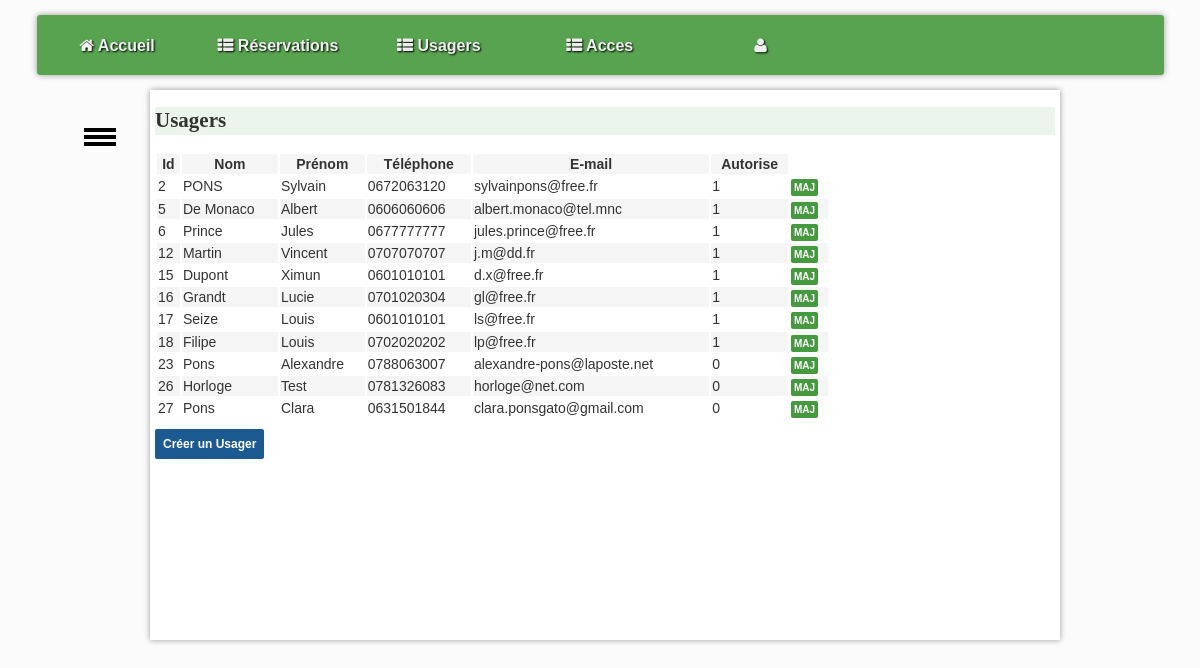
Screenshot of /controleur/?action=usagers with the database file from the repository.
### tables this page shows
CREATE TABLE `usager` (
  `id` int NOT NULL,
  `nom` varchar(255) NOT NULL,
  `prenom` varchar(255) NOT NULL,
  `telephone` varchar(20) DEFAULT NULL,
  `email` varchar(255) DEFAULT NULL,
  `autorise` tinyint(1) NOT NULL
);

### controleur/usagersControleur.php (called while the page is built, shortened)
<?php
include_once 'modele/usagersModel.php';
$usagers = getUsager();
include_once 'vue/partials/entete.html.php';
include_once 'vue/usager/index.html.php';

### index.php (called while the page is built, shortened)
<?php
$action = isset($_GET['action']) ? $_GET['action'] : 'defaut';
$controleur = principalControleur($action);
include "controleur/$controleur";

### modele/usagersModel.php (called while the page is built, shortened)
<?php
function getUsager()
{
    try {
        $cnx = connexionPDO();
        $sql = "
            SELECT *
            FROM usager
        ";
        $req = $cnx->prepare($sql);
        $req->execute();
        $usagers = $req->fetchAll(PDO::FETCH_ASSOC);
        return $usagers;
    } catch (PDOException $e) {
        print "Erreur !: " . $e->getMessage();
        die();
    }
}

### vue/usager/index.html.php (the view, shortened to what this page needs)
<!DOCTYPE html>
<html lang="fr">
<head>
</head>
<body>
<h2>Usagers</h2>
<table style="width: 75%;">
    <tr>
        <th>Id</th>
        <th>Nom</th>
        <th>Prénom</th>
        <th>Téléphone</th>
        <th>E-mail</th>
        <th>Autorise</th>
    </tr>
    <?php foreach ($usagers as $usagers): ?>
        <tr>
            <td><?= $usagers['id']; ?></td>
            <td><?= $usagers['nom']; ?></td>
            <td><?= $usagers['prenom']; ?></td>
            <td><?= $usagers['telephone']; ?></td>
            <td><?= $usagers['email']; ?></td>
            <td><?= $usagers['autorise']; ?></td>
            <td class="text-center">
                <a href=./?action=formMiseAJourUsager&id=<?= $usagers['id'] ?> class="boutonMaj">MAJ</a>
            </td>
        </tr>
    <?php endforeach; ?>
</table>
<p> <a href=./?action=creerUsager class="boutonAjout">Créer un Usager</a></p>
</body>
</html>

### assets/css/base.css (style rules this page uses)
:root { --largeurPage: 900px; --largeurMenuCont : 200px; --margeCalc: calc((100% - var(--largeurPage)) / 2); --margeMenuHaut : 15px; --hauteurMenuGene:60px; --coulA1:#5A7694; --coulA2:#D7E5ED; --coulB1:#566459; --coulB2:#90974A; --coulC:#CDBCA0; --fondC:#fcfbfb; --padding_cote:5px; }
body { font-family: Arial; color : #333; font-size : 14px; line-height : 1.3; scroll-behavior: smooth; background-color : var(--fondC); }

### assets/css/utilisateurs.css (style rules this page uses)
h1,h2,h3,h4 { font-family: Futura; background-color : rgba(69, 153, 62, 0.1); }
tr:nth-child(odd) { background-color : rgb(245,245,245); }
.boutonMaj { text-decoration: none; padding:3px 3px; font:Bold 10px Arial; background: #45993e; color:#fff; width:40px; border-radius:2px; border:none; }
.boutonAjout { text-decoration: none; padding:8px 8px; font:Bold 12px Arial; background: #1c5b92; color:#fff; width:40px; border-radius:2px; border:none; }

### rows the page displays
usager: id "2", nom "PONS", prenom "Sylvain", telephone "0672063120", email "sylvainpons@free.fr", autorise "1"
usager: id "5", nom "De Monaco", prenom "Albert", telephone "0606060606", email "albert.monaco@tel.mnc", autorise "1"
usager: id "6", nom "Prince", prenom "Jules", telephone "0677777777", email "jules.prince@free.fr", autorise "1"
usager: id "12", nom "Martin", prenom "Vincent", telephone "0707070707", email "j.m@dd.fr", autorise "1"
usager: id "15", nom "Dupont", prenom "Ximun", telephone "0601010101", email "d.x@free.fr", autorise "1"
usager: id "16", nom "Grandt", prenom "Lucie", telephone "0701020304", email "gl@free.fr", autorise "1"
usager: id "17", nom "Seize", prenom "Louis", telephone "0601010101", email "ls@free.fr", autorise "1"
usager: id "18", nom "Filipe", prenom "Louis", telephone "0702020202", email "lp@free.fr", autorise "1"
usager: id "23", nom "Pons", prenom "Alexandre", telephone "0788063007", email "alexandre-pons@laposte.net", autorise "0"
usager: id "26", nom "Horloge", prenom "Test", telephone "0781326083", email "horloge@net.com", autorise "0"
usager: id "27", nom "Pons", prenom "Clara", telephone "0631501844", email "clara.ponsgato@gmail.com", autorise "0"
